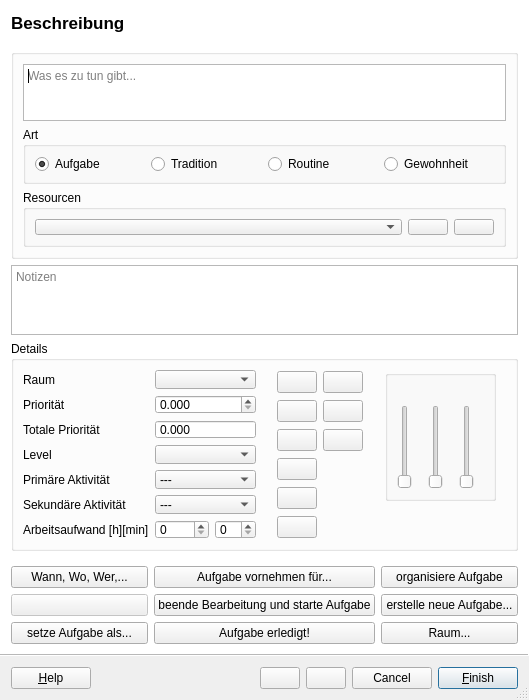
<?xml version="1.0" encoding="UTF-8"?>
<ui version="4.0">
 <class>Wizard</class>
 <widget class="QWizard" name="Wizard">
  <property name="geometry">
   <rect>
    <x>0</x>
    <y>0</y>
    <width>529</width>
    <height>700</height>
   </rect>
  </property>
  <property name="sizePolicy">
   <sizepolicy hsizetype="Preferred" vsizetype="MinimumExpanding">
    <horstretch>0</horstretch>
    <verstretch>0</verstretch>
   </sizepolicy>
  </property>
  <property name="minimumSize">
   <size>
    <width>500</width>
    <height>700</height>
   </size>
  </property>
  <property name="windowTitle">
   <string>Bearbeite Aufgabe</string>
  </property>
  <property name="sizeGripEnabled">
   <bool>true</bool>
  </property>
  <property name="modal">
   <bool>false</bool>
  </property>
  <property name="wizardStyle">
   <enum>QWizard::ModernStyle</enum>
  </property>
  <property name="options">
   <set>QWizard::CancelButtonOnLeft|QWizard::HaveCustomButton1|QWizard::HaveCustomButton2|QWizard::HaveFinishButtonOnEarlyPages|QWizard::HaveHelpButton|QWizard::IgnoreSubTitles|QWizard::NoBackButtonOnStartPage</set>
  </property>
  <widget class="QWizardPage" name="page">
   <property name="title">
    <string>Beschreibung</string>
   </property>
   <layout class="QVBoxLayout" name="page_layout">
    <item>
     <widget class="QGroupBox" name="groupBox">
      <property name="sizePolicy">
       <sizepolicy hsizetype="Preferred" vsizetype="MinimumExpanding">
        <horstretch>0</horstretch>
        <verstretch>0</verstretch>
       </sizepolicy>
      </property>
      <property name="title">
       <string/>
      </property>
      <layout class="QVBoxLayout" name="verticalLayout">
       <item>
        <widget class="QTextEdit" name="do">
         <property name="sizePolicy">
          <sizepolicy hsizetype="Preferred" vsizetype="Fixed">
           <horstretch>0</horstretch>
           <verstretch>0</verstretch>
          </sizepolicy>
         </property>
         <property name="maximumSize">
          <size>
           <width>16777215</width>
           <height>500</height>
          </size>
         </property>
         <property name="mouseTracking">
          <bool>true</bool>
         </property>
         <property name="tabletTracking">
          <bool>true</bool>
         </property>
         <property name="autoFillBackground">
          <bool>true</bool>
         </property>
         <property name="frameShadow">
          <enum>QFrame::Plain</enum>
         </property>
         <property name="verticalScrollBarPolicy">
          <enum>Qt::ScrollBarAsNeeded</enum>
         </property>
         <property name="horizontalScrollBarPolicy">
          <enum>Qt::ScrollBarAsNeeded</enum>
         </property>
         <property name="autoFormatting">
          <set>QTextEdit::AutoAll</set>
         </property>
         <property name="tabChangesFocus">
          <bool>true</bool>
         </property>
         <property name="textInteractionFlags">
          <set>Qt::LinksAccessibleByKeyboard|Qt::LinksAccessibleByMouse|Qt::TextBrowserInteraction|Qt::TextEditable|Qt::TextEditorInteraction|Qt::TextSelectableByKeyboard|Qt::TextSelectableByMouse</set>
         </property>
         <property name="placeholderText">
          <string>Was es zu tun gibt...</string>
         </property>
        </widget>
       </item>
       <item>
        <widget class="QGroupBox" name="task_type">
         <property name="title">
          <string>Art</string>
         </property>
         <layout class="QHBoxLayout" name="horizontalLayout_5">
          <item>
           <widget class="QRadioButton" name="is_task">
            <property name="text">
             <string>Aufgabe</string>
            </property>
            <property name="checked">
             <bool>true</bool>
            </property>
            <attribute name="buttonGroup">
             <string notr="true">kind_of</string>
            </attribute>
           </widget>
          </item>
          <item>
           <widget class="QRadioButton" name="is_tradition">
            <property name="text">
             <string>Tradition</string>
            </property>
            <attribute name="buttonGroup">
             <string notr="true">kind_of</string>
            </attribute>
           </widget>
          </item>
          <item>
           <widget class="QRadioButton" name="is_routine">
            <property name="text">
             <string>Routine</string>
            </property>
            <attribute name="buttonGroup">
             <string notr="true">kind_of</string>
            </attribute>
           </widget>
          </item>
          <item>
           <widget class="QRadioButton" name="is_habit">
            <property name="text">
             <string>Gewohnheit</string>
            </property>
            <attribute name="buttonGroup">
             <string notr="true">kind_of</string>
            </attribute>
           </widget>
          </item>
         </layout>
        </widget>
       </item>
       <item>
        <widget class="QGroupBox" name="groupBox_2">
         <property name="title">
          <string>Resourcen</string>
         </property>
         <layout class="QHBoxLayout" name="horizontalLayout_4">
          <item>
           <widget class="QComboBox" name="resources">
            <property name="sizePolicy">
             <sizepolicy hsizetype="Expanding" vsizetype="Fixed">
              <horstretch>0</horstretch>
              <verstretch>0</verstretch>
             </sizepolicy>
            </property>
            <property name="currentText">
             <string/>
            </property>
            <property name="insertPolicy">
             <enum>QComboBox::InsertAlphabetically</enum>
            </property>
           </widget>
          </item>
          <item>
           <widget class="QPushButton" name="resource_remove">
            <property name="text">
             <string/>
            </property>
            <property name="icon">
             <iconset>
              <normaloff>../extra/feathericons/minus.svg</normaloff>../extra/feathericons/minus.svg</iconset>
            </property>
           </widget>
          </item>
          <item>
           <widget class="QPushButton" name="resource_add">
            <property name="text">
             <string/>
            </property>
            <property name="icon">
             <iconset>
              <normaloff>../extra/feathericons/plus.svg</normaloff>../extra/feathericons/plus.svg</iconset>
            </property>
           </widget>
          </item>
         </layout>
        </widget>
       </item>
      </layout>
     </widget>
    </item>
    <item>
     <widget class="QPlainTextEdit" name="notes">
      <property name="sizePolicy">
       <sizepolicy hsizetype="Expanding" vsizetype="Maximum">
        <horstretch>0</horstretch>
        <verstretch>0</verstretch>
       </sizepolicy>
      </property>
      <property name="sizeAdjustPolicy">
       <enum>QAbstractScrollArea::AdjustToContentsOnFirstShow</enum>
      </property>
      <property name="textInteractionFlags">
       <set>Qt::LinksAccessibleByKeyboard|Qt::LinksAccessibleByMouse|Qt::TextBrowserInteraction|Qt::TextEditable|Qt::TextEditorInteraction|Qt::TextSelectableByKeyboard|Qt::TextSelectableByMouse</set>
      </property>
      <property name="placeholderText">
       <string>Notizen</string>
      </property>
     </widget>
    </item>
    <item>
     <widget class="QGroupBox" name="groupBox_6">
      <property name="sizePolicy">
       <sizepolicy hsizetype="Preferred" vsizetype="MinimumExpanding">
        <horstretch>0</horstretch>
        <verstretch>0</verstretch>
       </sizepolicy>
      </property>
      <property name="title">
       <string>Details</string>
      </property>
      <layout class="QHBoxLayout" name="horizontalLayout">
       <item>
        <layout class="QFormLayout" name="formLayout">
         <property name="rightMargin">
          <number>9</number>
         </property>
         <item row="0" column="0">
          <widget class="QLabel" name="label_3">
           <property name="text">
            <string>Raum</string>
           </property>
           <property name="buddy">
            <cstring>space</cstring>
           </property>
          </widget>
         </item>
         <item row="0" column="1">
          <widget class="QComboBox" name="space">
           <property name="enabled">
            <bool>true</bool>
           </property>
           <property name="currentText">
            <string/>
           </property>
           <property name="insertPolicy">
            <enum>QComboBox::NoInsert</enum>
           </property>
           <property name="sizeAdjustPolicy">
            <enum>QComboBox::AdjustToContentsOnFirstShow</enum>
           </property>
           <property name="frame">
            <bool>true</bool>
           </property>
           <property name="modelColumn">
            <number>0</number>
           </property>
          </widget>
         </item>
         <item row="1" column="0">
          <widget class="QLabel" name="label">
           <property name="text">
            <string>Priorität</string>
           </property>
           <property name="buddy">
            <cstring>priority</cstring>
           </property>
          </widget>
         </item>
         <item row="1" column="1">
          <widget class="QDoubleSpinBox" name="priority">
           <property name="decimals">
            <number>3</number>
           </property>
           <property name="minimum">
            <double>0.000000000000000</double>
           </property>
           <property name="maximum">
            <double>99999.990000000005239</double>
           </property>
          </widget>
         </item>
         <item row="2" column="0">
          <widget class="QLabel" name="label_7">
           <property name="text">
            <string>Totale Priorität</string>
           </property>
          </widget>
         </item>
         <item row="2" column="1">
          <widget class="QDoubleSpinBox" name="total_priority">
           <property name="enabled">
            <bool>true</bool>
           </property>
           <property name="readOnly">
            <bool>true</bool>
           </property>
           <property name="buttonSymbols">
            <enum>QAbstractSpinBox::NoButtons</enum>
           </property>
           <property name="decimals">
            <number>3</number>
           </property>
           <property name="maximum">
            <double>99999.990000000005239</double>
           </property>
          </widget>
         </item>
         <item row="3" column="0">
          <widget class="QLabel" name="label_4">
           <property name="text">
            <string>Level</string>
           </property>
           <property name="buddy">
            <cstring>level</cstring>
           </property>
          </widget>
         </item>
         <item row="3" column="1">
          <widget class="QComboBox" name="level">
           <property name="enabled">
            <bool>true</bool>
           </property>
           <property name="sizePolicy">
            <sizepolicy hsizetype="Preferred" vsizetype="Fixed">
             <horstretch>0</horstretch>
             <verstretch>0</verstretch>
            </sizepolicy>
           </property>
           <property name="currentText">
            <string/>
           </property>
           <property name="currentIndex">
            <number>-1</number>
           </property>
           <property name="sizeAdjustPolicy">
            <enum>QComboBox::AdjustToMinimumContentsLengthWithIcon</enum>
           </property>
           <property name="frame">
            <bool>true</bool>
           </property>
          </widget>
         </item>
         <item row="7" column="0">
          <widget class="QLabel" name="label_6">
           <property name="text">
            <string>Sekundäre Aktivität</string>
           </property>
           <property name="buddy">
            <cstring>secondary_activity</cstring>
           </property>
          </widget>
         </item>
         <item row="7" column="1">
          <widget class="QComboBox" name="secondary_activity">
           <property name="currentText">
            <string>---</string>
           </property>
           <property name="currentIndex">
            <number>0</number>
           </property>
           <item>
            <property name="text">
             <string>---</string>
            </property>
           </item>
          </widget>
         </item>
         <item row="10" column="0">
          <widget class="QLabel" name="label_2">
           <property name="text">
            <string>Arbeitsaufwand [h][min]</string>
           </property>
           <property name="buddy">
            <cstring>workload_hours</cstring>
           </property>
          </widget>
         </item>
         <item row="10" column="1">
          <layout class="QHBoxLayout" name="horizontalLayout_2">
           <item>
            <widget class="QSpinBox" name="workload_hours">
             <property name="maximum">
              <number>9999</number>
             </property>
            </widget>
           </item>
           <item>
            <widget class="QSpinBox" name="workload_minutes"/>
           </item>
          </layout>
         </item>
         <item row="5" column="1">
          <widget class="QComboBox" name="primary_activity">
           <item>
            <property name="text">
             <string>---</string>
            </property>
           </item>
          </widget>
         </item>
         <item row="5" column="0">
          <widget class="QLabel" name="label_5">
           <property name="text">
            <string>Primäre Aktivität </string>
           </property>
           <property name="buddy">
            <cstring>primary_activity</cstring>
           </property>
          </widget>
         </item>
        </layout>
       </item>
       <item>
        <spacer name="horizontalSpacer_2">
         <property name="orientation">
          <enum>Qt::Horizontal</enum>
         </property>
         <property name="sizeHint" stdset="0">
          <size>
           <width>40</width>
           <height>20</height>
          </size>
         </property>
        </spacer>
       </item>
       <item>
        <layout class="QGridLayout" name="gridLayout_2">
         <property name="rightMargin">
          <number>10</number>
         </property>
         <item row="5" column="0">
          <widget class="QPushButton" name="organize_subtasks">
           <property name="sizePolicy">
            <sizepolicy hsizetype="Fixed" vsizetype="Fixed">
             <horstretch>0</horstretch>
             <verstretch>0</verstretch>
            </sizepolicy>
           </property>
           <property name="text">
            <string/>
           </property>
           <property name="icon">
            <iconset>
             <normaloff>../extra/chevrons-down.svg</normaloff>../extra/chevrons-down.svg</iconset>
           </property>
          </widget>
         </item>
         <item row="4" column="0">
          <widget class="QPushButton" name="organize_supertasks">
           <property name="sizePolicy">
            <sizepolicy hsizetype="Fixed" vsizetype="Fixed">
             <horstretch>0</horstretch>
             <verstretch>0</verstretch>
            </sizepolicy>
           </property>
           <property name="text">
            <string/>
           </property>
           <property name="icon">
            <iconset>
             <normaloff>../extra/chevrons-up.svg</normaloff>../extra/chevrons-up.svg</iconset>
           </property>
          </widget>
         </item>
         <item row="1" column="0">
          <widget class="QPushButton" name="choose_repeats_button">
           <property name="enabled">
            <bool>true</bool>
           </property>
           <property name="sizePolicy">
            <sizepolicy hsizetype="Fixed" vsizetype="Fixed">
             <horstretch>0</horstretch>
             <verstretch>0</verstretch>
            </sizepolicy>
           </property>
           <property name="text">
            <string/>
           </property>
           <property name="icon">
            <iconset>
             <normaloff>../extra/repeats.svg</normaloff>../extra/repeats.svg</iconset>
           </property>
           <property name="shortcut">
            <string>8</string>
           </property>
          </widget>
         </item>
         <item row="1" column="1">
          <widget class="QPushButton" name="choose_constraints_button">
           <property name="enabled">
            <bool>true</bool>
           </property>
           <property name="sizePolicy">
            <sizepolicy hsizetype="Fixed" vsizetype="Fixed">
             <horstretch>0</horstretch>
             <verstretch>0</verstretch>
            </sizepolicy>
           </property>
           <property name="text">
            <string/>
           </property>
           <property name="icon">
            <iconset>
             <normaloff>../extra/constraints.svg</normaloff>../extra/constraints.svg</iconset>
           </property>
           <property name="shortcut">
            <string>2</string>
           </property>
          </widget>
         </item>
         <item row="0" column="1">
          <widget class="QPushButton" name="secondary_activity_button">
           <property name="sizePolicy">
            <sizepolicy hsizetype="Fixed" vsizetype="Fixed">
             <horstretch>0</horstretch>
             <verstretch>0</verstretch>
            </sizepolicy>
           </property>
           <property name="text">
            <string/>
           </property>
           <property name="icon">
            <iconset>
             <normaloff>../extra/soul.svg</normaloff>../extra/soul.svg</iconset>
           </property>
          </widget>
         </item>
         <item row="0" column="0">
          <widget class="QPushButton" name="primary_activity_button">
           <property name="sizePolicy">
            <sizepolicy hsizetype="Fixed" vsizetype="Fixed">
             <horstretch>0</horstretch>
             <verstretch>0</verstretch>
            </sizepolicy>
           </property>
           <property name="text">
            <string/>
           </property>
           <property name="icon">
            <iconset>
             <normaloff>../extra/mind.svg</normaloff>../extra/mind.svg</iconset>
           </property>
          </widget>
         </item>
         <item row="3" column="0">
          <widget class="QPushButton" name="choose_deadline_button">
           <property name="sizePolicy">
            <sizepolicy hsizetype="Fixed" vsizetype="Fixed">
             <horstretch>0</horstretch>
             <verstretch>0</verstretch>
            </sizepolicy>
           </property>
           <property name="text">
            <string/>
           </property>
           <property name="icon">
            <iconset>
             <normaloff>../extra/feathericons/log-in.svg</normaloff>../extra/feathericons/log-in.svg</iconset>
           </property>
           <property name="shortcut">
            <string>7</string>
           </property>
           <property name="checkable">
            <bool>false</bool>
           </property>
           <property name="checked">
            <bool>false</bool>
           </property>
          </widget>
         </item>
         <item row="2" column="0">
          <widget class="QPushButton" name="choose_skills_button">
           <property name="sizePolicy">
            <sizepolicy hsizetype="Fixed" vsizetype="Fixed">
             <horstretch>0</horstretch>
             <verstretch>0</verstretch>
            </sizepolicy>
           </property>
           <property name="text">
            <string/>
           </property>
           <property name="icon">
            <iconset>
             <normaloff>../extra/skills.svg</normaloff>../extra/skills.svg</iconset>
           </property>
           <property name="shortcut">
            <string>9</string>
           </property>
          </widget>
         </item>
         <item row="2" column="1">
          <widget class="QPushButton" name="pushButton">
           <property name="text">
            <string/>
           </property>
           <property name="icon">
            <iconset>
             <normaloff>../extra/body.svg</normaloff>../extra/body.svg</iconset>
           </property>
          </widget>
         </item>
        </layout>
       </item>
       <item>
        <spacer name="horizontalSpacer">
         <property name="orientation">
          <enum>Qt::Horizontal</enum>
         </property>
         <property name="sizeHint" stdset="0">
          <size>
           <width>40</width>
           <height>20</height>
          </size>
         </property>
        </spacer>
       </item>
       <item>
        <layout class="QVBoxLayout" name="verticalLayout_3">
         <property name="rightMargin">
          <number>10</number>
         </property>
         <item>
          <widget class="QGroupBox" name="groupBox_9">
           <property name="sizePolicy">
            <sizepolicy hsizetype="Preferred" vsizetype="Fixed">
             <horstretch>0</horstretch>
             <verstretch>0</verstretch>
            </sizepolicy>
           </property>
           <property name="title">
            <string/>
           </property>
           <property name="flat">
            <bool>false</bool>
           </property>
           <layout class="QHBoxLayout" name="horizontalLayout_3">
            <item>
             <layout class="QHBoxLayout" name="horizontalLayout_6">
              <property name="rightMargin">
               <number>0</number>
              </property>
              <item>
               <layout class="QVBoxLayout" name="verticalLayout_4">
                <property name="rightMargin">
                 <number>10</number>
                </property>
                <item>
                 <widget class="QLabel" name="fear_label">
                  <property name="sizePolicy">
                   <sizepolicy hsizetype="Preferred" vsizetype="Fixed">
                    <horstretch>0</horstretch>
                    <verstretch>0</verstretch>
                   </sizepolicy>
                  </property>
                  <property name="text">
                   <string/>
                  </property>
                  <property name="pixmap">
                   <pixmap>../extra/fear.png</pixmap>
                  </property>
                  <property name="scaledContents">
                   <bool>false</bool>
                  </property>
                  <property name="alignment">
                   <set>Qt::AlignCenter</set>
                  </property>
                 </widget>
                </item>
                <item>
                 <widget class="QSlider" name="fear">
                  <property name="orientation">
                   <enum>Qt::Vertical</enum>
                  </property>
                 </widget>
                </item>
               </layout>
              </item>
              <item>
               <layout class="QVBoxLayout" name="verticalLayout_5">
                <property name="rightMargin">
                 <number>10</number>
                </property>
                <item>
                 <widget class="QLabel" name="difficulty_label">
                  <property name="sizePolicy">
                   <sizepolicy hsizetype="Preferred" vsizetype="Fixed">
                    <horstretch>0</horstretch>
                    <verstretch>0</verstretch>
                   </sizepolicy>
                  </property>
                  <property name="text">
                   <string/>
                  </property>
                  <property name="pixmap">
                   <pixmap>../extra/complexity.png</pixmap>
                  </property>
                  <property name="alignment">
                   <set>Qt::AlignCenter</set>
                  </property>
                 </widget>
                </item>
                <item>
                 <widget class="QSlider" name="difficulty">
                  <property name="orientation">
                   <enum>Qt::Vertical</enum>
                  </property>
                 </widget>
                </item>
               </layout>
              </item>
              <item>
               <layout class="QVBoxLayout" name="verticalLayout_6">
                <property name="rightMargin">
                 <number>10</number>
                </property>
                <item>
                 <widget class="QLabel" name="embarrassment_label">
                  <property name="sizePolicy">
                   <sizepolicy hsizetype="Preferred" vsizetype="Fixed">
                    <horstretch>0</horstretch>
                    <verstretch>0</verstretch>
                   </sizepolicy>
                  </property>
                  <property name="toolTip">
                   <string>Peinlichkeit bei Nicht-Erledigung</string>
                  </property>
                  <property name="text">
                   <string/>
                  </property>
                  <property name="pixmap">
                   <pixmap>../extra/feathericons/eye.svg</pixmap>
                  </property>
                  <property name="alignment">
                   <set>Qt::AlignCenter</set>
                  </property>
                 </widget>
                </item>
                <item>
                 <widget class="QSlider" name="embarrassment">
                  <property name="orientation">
                   <enum>Qt::Vertical</enum>
                  </property>
                 </widget>
                </item>
               </layout>
              </item>
             </layout>
            </item>
           </layout>
          </widget>
         </item>
         <item>
          <spacer name="verticalSpacer">
           <property name="orientation">
            <enum>Qt::Vertical</enum>
           </property>
           <property name="sizeHint" stdset="0">
            <size>
             <width>20</width>
             <height>40</height>
            </size>
           </property>
          </spacer>
         </item>
        </layout>
       </item>
      </layout>
     </widget>
    </item>
    <item>
     <layout class="QGridLayout" name="num_buttons">
      <property name="topMargin">
       <number>9</number>
      </property>
      <item row="3" column="2">
       <widget class="QPushButton" name="button3">
        <property name="enabled">
         <bool>true</bool>
        </property>
        <property name="text">
         <string>Raum...</string>
        </property>
        <property name="shortcut">
         <string>3</string>
        </property>
       </widget>
      </item>
      <item row="1" column="0">
       <widget class="QPushButton" name="button4">
        <property name="enabled">
         <bool>false</bool>
        </property>
        <property name="text">
         <string/>
        </property>
        <property name="shortcut">
         <string>4</string>
        </property>
       </widget>
      </item>
      <item row="1" column="1">
       <widget class="QPushButton" name="button5">
        <property name="text">
         <string>beende Bearbeitung und starte Aufgabe</string>
        </property>
        <property name="shortcut">
         <string>5</string>
        </property>
       </widget>
      </item>
      <item row="3" column="0">
       <widget class="QPushButton" name="button1">
        <property name="text">
         <string>setze Aufgabe als...</string>
        </property>
        <property name="shortcut">
         <string>1</string>
        </property>
       </widget>
      </item>
      <item row="1" column="2">
       <widget class="QPushButton" name="button6">
        <property name="enabled">
         <bool>true</bool>
        </property>
        <property name="text">
         <string>erstelle neue Aufgabe...</string>
        </property>
        <property name="shortcut">
         <string>6</string>
        </property>
       </widget>
      </item>
      <item row="0" column="0">
       <widget class="QPushButton" name="button7">
        <property name="enabled">
         <bool>true</bool>
        </property>
        <property name="text">
         <string>Wann, Wo, Wer,...</string>
        </property>
       </widget>
      </item>
      <item row="3" column="1">
       <widget class="QPushButton" name="button2">
        <property name="enabled">
         <bool>true</bool>
        </property>
        <property name="text">
         <string>Aufgabe erledigt!</string>
        </property>
       </widget>
      </item>
      <item row="0" column="1">
       <widget class="QPushButton" name="button8">
        <property name="enabled">
         <bool>true</bool>
        </property>
        <property name="text">
         <string>Aufgabe vornehmen für...</string>
        </property>
       </widget>
      </item>
      <item row="0" column="2">
       <widget class="QPushButton" name="button9">
        <property name="enabled">
         <bool>true</bool>
        </property>
        <property name="text">
         <string>organisiere Aufgabe</string>
        </property>
       </widget>
      </item>
     </layout>
    </item>
   </layout>
  </widget>
 </widget>
 <resources/>
 <connections/>
 <buttongroups>
  <buttongroup name="kind_of"/>
 </buttongroups>
</ui>
